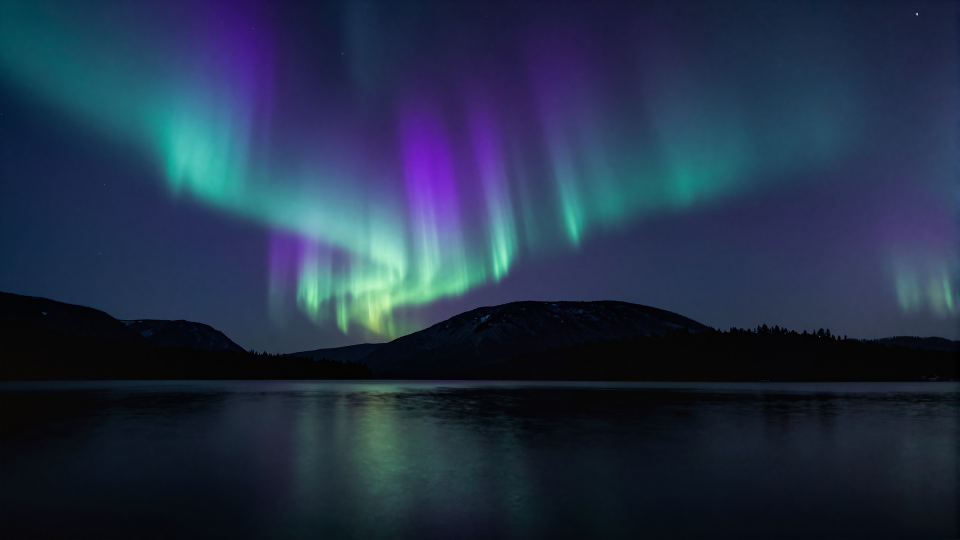
#> input picture archiso/airootfs/usr/share/wallpapers/HoltOS-Neon-Aurora/contents/images/1920x1080.jpg, 1920 x 1080 px (shown at 1/2 size)
$ python color_grade.py ../../archiso/airootfs/usr/share/wallpapers/HoltOS-Neon-Aurora/contents/images/1920x1080.jpg out.png
#> lines starting #> are read from the running program, lines starting #| are printed output that depends on the picture; after the words box and inside, x2 and y2 are one past the last pixel; in counts of white or black regions, pixels touching at a corner belong together
"""Deterministic colour-grade for neon wallpaper recolours.

Rebalances an already-rendered wallpaper so all five brand neon colours are
present, preserving composition and luminance.

    python color_grade.py input.png output.png

Brand palette (hex → HSV hue in degrees):
  purple #B14DFF → 274   magenta #FF4FD8 → 313   electric blue #4F7BFF → 225
  teal #28E0C8 → 172     lime #C6FF3D → 78       ground #0D0B12 (near-black)
"""

from __future__ import annotations

import argparse
from pathlib import Path

import numpy as np
from PIL import Image


# ── HSV helpers (pure numpy, no external deps) ───────────────────────────────


def rgb_to_hsv(rgb: np.ndarray) -> tuple[np.ndarray, np.ndarray, np.ndarray]:
    """Convert RGB [0,1] float32 array of shape (H,W,3) to (H,S,V).

    Hue is returned in [0, 1] where 1.0 == 360 degrees.
    """
    r, g, b = rgb[:, :, 0], rgb[:, :, 1], rgb[:, :, 2]
    cmax = np.maximum(np.maximum(r, g), b)
    cmin = np.minimum(np.minimum(r, g), b)
    delta = cmax - cmin

    # Value
    v = cmax

    # Saturation
    s = np.where(cmax == 0.0, 0.0, delta / cmax)

    # Hue (in [0,1])
    h = np.zeros_like(delta)
    mask_r = (cmax == r) & (delta > 0)
    mask_g = (cmax == g) & (delta > 0)
    mask_b = (cmax == b) & (delta > 0)

    h[mask_r] = ((g[mask_r] - b[mask_r]) / delta[mask_r]) % 6.0
    h[mask_g] = ((b[mask_g] - r[mask_g]) / delta[mask_g]) + 2.0
    h[mask_b] = ((r[mask_b] - g[mask_b]) / delta[mask_b]) + 4.0

    h = (h / 6.0) % 1.0
    return h, s, v


def hsv_to_rgb(h: np.ndarray, s: np.ndarray, v: np.ndarray) -> np.ndarray:
    """Convert H,S,V arrays to RGB [0,1] float32 array of shape (H,W,3).

    Hue must be in [0, 1] where 1.0 == 360 degrees.
    """
    c = v * s
    h6 = h * 6.0
    x = c * (1.0 - np.abs((h6 % 2.0) - 1.0))

    r = np.zeros_like(h)
    g = np.zeros_like(h)
    b = np.zeros_like(h)

    m0 = (h6 >= 0.0) & (h6 < 1.0)
    m1 = (h6 >= 1.0) & (h6 < 2.0)
    m2 = (h6 >= 2.0) & (h6 < 3.0)
    m3 = (h6 >= 3.0) & (h6 < 4.0)
    m4 = (h6 >= 4.0) & (h6 < 5.0)
    m5 = (h6 >= 5.0) & (h6 < 6.0)

    r[m0] = c[m0]; g[m0] = x[m0]
    r[m1] = x[m1]; g[m1] = c[m1]
    g[m2] = c[m2]; b[m2] = x[m2]
    g[m3] = x[m3]; b[m3] = c[m3]
    r[m4] = x[m4]; b[m4] = c[m4]
    r[m5] = c[m5]; b[m5] = x[m5]

    m = v - c
    return np.stack([r + m, g + m, b + m], axis=-1)


# ── Grade pipeline ───────────────────────────────────────────────────────────


def grade(input_path: str | Path, output_path: str | Path) -> None:
    """Colour-grade a single wallpaper PNG in-place."""
    input_path = Path(input_path)
    output_path = Path(output_path)

    img = Image.open(input_path)
    arr = np.asarray(img.convert("RGB"), dtype=np.float32)

    # Normalise to [0,1] based on original bit depth
    if img.mode == "I;16" or (hasattr(img, "bitdepth") and img.bitdepth == 16):
        arr = arr / 65535.0
    else:
        # Check the raw dtype before convert("RGB") by re-opening
        raw = Image.open(input_path)
        if np.asarray(raw).dtype == np.uint16:
            arr = arr / 65535.0
        else:
            arr = arr / 255.0

    h, s, v = rgb_to_hsv(arr)

    # Glow mask
    glow = (s >= 0.20) & (v >= 0.25)

    # ── Glow pixels ────────────────────────────────────────────────────────

    # 1. Hue remap (monotonic interpolation)
    hdeg = np.copy(h) * 360.0
    xp = np.array([0, 150, 195, 245, 260, 285, 340, 360], dtype=np.float64)
    fp = np.array([150, 150, 195, 245, 260, 315, 318, 360], dtype=np.float64)
    hdeg[glow] = np.interp(hdeg[glow], xp, fp)
    hdeg = np.mod(hdeg, 360.0)
    h = hdeg / 360.0

    # 2. Lime spark – scattered subset of very bright glow pixels
    bright_glow = glow & (v >= np.percentile(v[glow], 95.0))
    ys, xs = np.indices(bright_glow.shape)
    spark_mask = bright_glow & ((ys + xs) % 2 == 0)
    h[spark_mask] = 78.0 / 360.0
    s[spark_mask] = np.maximum(s[spark_mask], 0.90)

    # 3. Saturation boost for glow
    s[glow] = np.clip(s[glow] * 1.18, 0.0, 1.0)

    # ── Non-glow pixels ────────────────────────────────────────────────────
    s[~glow] = s[~glow] * 0.85

    # V is preserved everywhere (no changes made to v).

    rgb_out = hsv_to_rgb(h, s, v)
    rgb_out = np.clip(rgb_out, 0.0, 1.0)
    out_img = Image.fromarray(np.rint(rgb_out * 255.0).astype(np.uint8))
    out_img.save(str(output_path), "PNG")


# ── CLI entry point ──────────────────────────────────────────────────────────


def main() -> None:
    """Parse arguments and run the colour-grade."""
    parser = argparse.ArgumentParser(
        description="Deterministic neon colour-grade for HoltOS wallpapers"
    )
    parser.add_argument("input", help="Input wallpaper PNG")
    parser.add_argument("output", help="Output graded PNG")
    args = parser.parse_args()

    grade(args.input, args.output)
#> in grade, img is the input picture: PIL image 1920x1080 RGB; mean R, G, B 33.9, 48.3, 71.4
#> in rgb_to_hsv, `mask_r = (cmax == r) & (delta > 0)`:
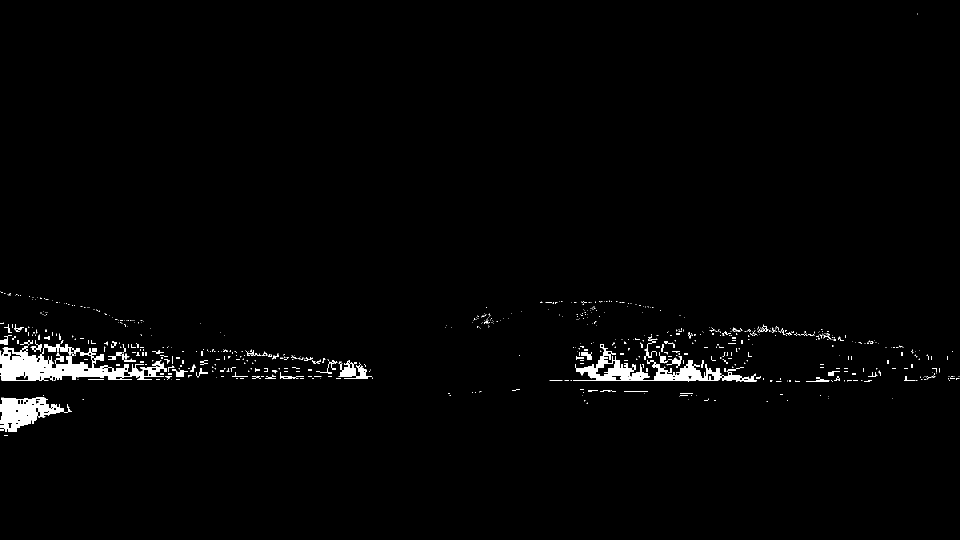
#> mask_r: shape (1080, 1920) bool (shown at 1/2 size); 1.6% white; 778 white regions (666 under 20 px), largest, box (x1, y1, x2, y2) and area: (0, 688, 330, 761) 11393, (1146, 688, 1514, 763) 7231, (0, 795, 144, 864) 5154
#> in rgb_to_hsv, `mask_g = (cmax == g) & (delta > 0)`: mask_g: shape (1080, 1920) bool; 5% white; 1084 white regions (915 under 20 px), largest, box (x1, y1, x2, y2) and area: (595, 448, 1032, 685) 47159, (697, 768, 852, 988) 23844, (316, 240, 478, 399) 13949
#> in rgb_to_hsv, `mask_b = (cmax == b) & (delta > 0)`: mask_b: shape (1080, 1920) bool; 90.2% white; 521 black regions (488 under 20 px), largest, box (x1, y1, x2, y2) and area: (1139, 654, 1920, 763) 52640, (0, 637, 747, 762) 49248, (595, 452, 1031, 685) 46208
#> in rgb_to_hsv, `h[mask_g] = ((b[mask_g] - r[mask_g]) / delta[mask_g]) + 2.0`: h: shape (1080, 1920) float32; min 0, max 5.9, mean 0.158
#> in grade, `glow = (s >= 0.20) & (v >= 0.25)`:
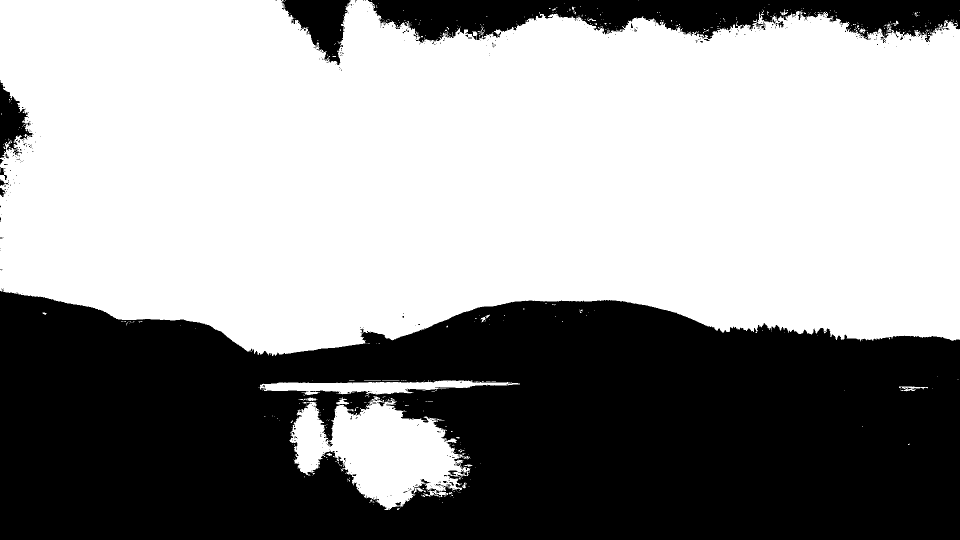
#> glow: shape (1080, 1920) bool (shown at 1/2 size); 58.7% white; 462 black regions (438 under 20 px), largest, box (x1, y1, x2, y2) and area: (0, 582, 1920, 1080) 777793, (736, 0, 1920, 86) 61788, (564, 0, 701, 130) 9394
#> in grade, `hdeg[glow] = np.interp(hdeg[glow], xp, fp)`: hdeg: shape (1080, 1920) float32; min 0, max 354, mean 208.6
#> in grade, `bright_glow = glow & (v >= np.percentile(v[glow], 95.0))`: bright_glow: shape (1080, 1920) bool; 3% white; 54 white regions (43 under 20 px), largest, box (x1, y1, x2, y2) and area: (594, 285, 938, 655) 52317, (344, 265, 445, 376) 6904, (987, 421, 1021, 554) 2405
#> in grade, `spark_mask = bright_glow & ((ys + xs) % 2 == 0)`: spark_mask: shape (1080, 1920) bool; 1.5% white in thin lines or dots, all inside (x1, y1, x2, y2) = (344, 264, 1152, 655)
#> in grade, `h[spark_mask] = 78.0 / 360.0`:
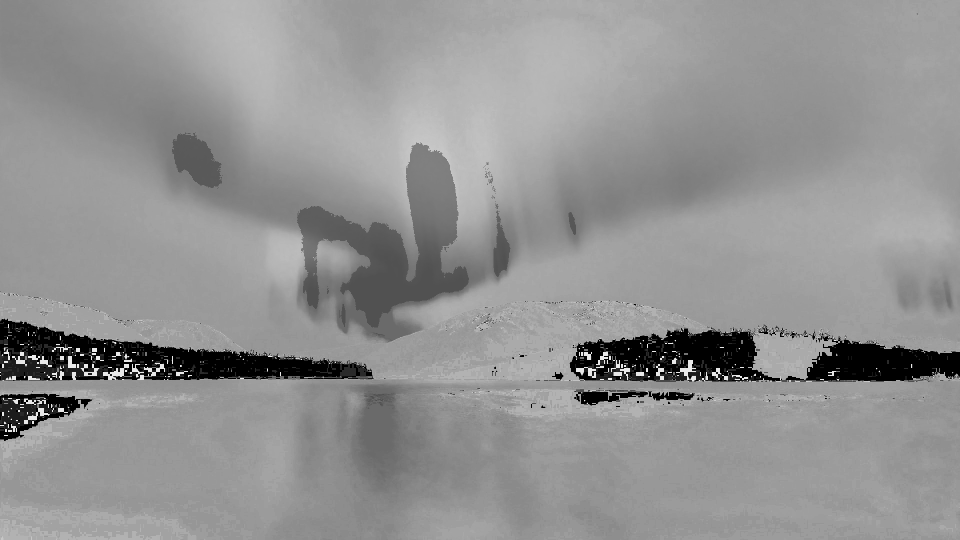
#> h: shape (1080, 1920) float32 (shown at 1/2 size); min 0, max 0.983, mean 0.574
#> in grade, `s[spark_mask] = np.maximum(s[spark_mask], 0.90)`:
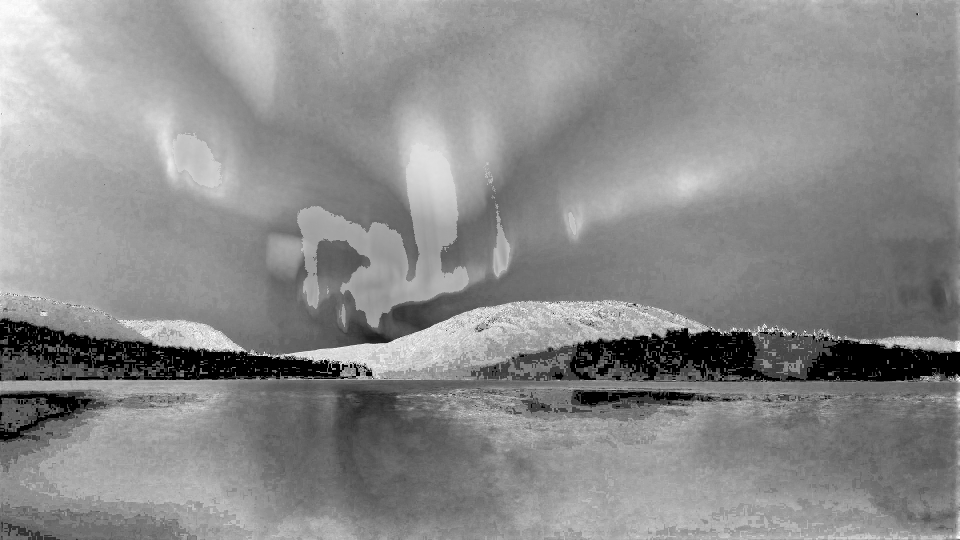
#> s: shape (1080, 1920) float32 (shown at 1/2 size); min 0, max 1, mean 0.545
#> in grade, `s[~glow] = s[~glow] * 0.85`:
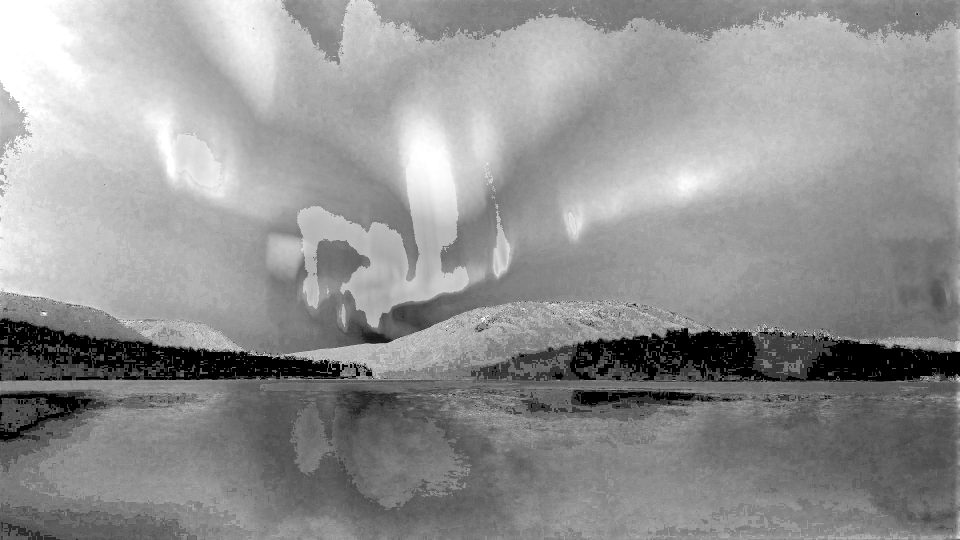
#> s: shape (1080, 1920) float32 (shown at 1/2 size); min 0, max 1, mean 0.573
#> in hsv_to_rgb, `m0 = (h6 >= 0.0) & (h6 < 1.0)`: m0: shape (1080, 1920) bool; 4.5% white; 480 white regions (454 under 20 px), largest, box (x1, y1, x2, y2) and area: (0, 637, 747, 762) 37217, (1139, 656, 1575, 763) 26016, (1592, 674, 1920, 763) 17839
#> in hsv_to_rgb, `m1 = (h6 >= 1.0) & (h6 < 2.0)`: m1: shape (1080, 1920) bool; 2% white in thin lines or dots, all inside (x1, y1, x2, y2) = (0, 27, 1918, 862)
#> in hsv_to_rgb, `m2 = (h6 >= 2.0) & (h6 < 3.0)`: m2: shape (1080, 1920) bool; 3.3% white; 589 white regions (571 under 20 px), largest, box (x1, y1, x2, y2) and area: (595, 452, 1031, 685) 31657, (699, 768, 852, 987) 22241, (319, 240, 477, 398) 9514
#> in hsv_to_rgb, `m3 = (h6 >= 3.0) & (h6 < 4.0)`:
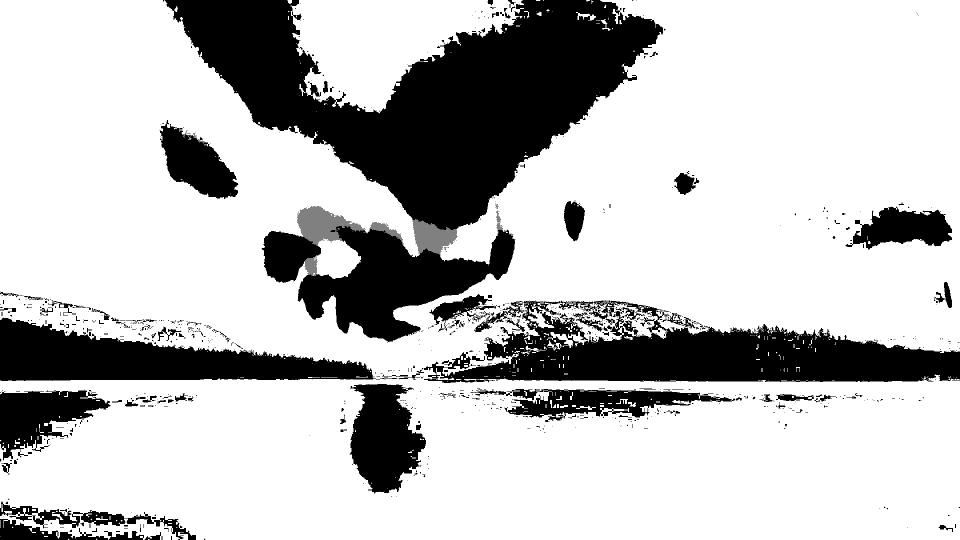
#> m3: shape (1080, 1920) bool (shown at 1/2 size); 75% white; 874 black regions (728 under 20 px), largest, box (x1, y1, x2, y2) and area: (329, 0, 1326, 685) 268331, (848, 601, 1920, 766) 90190, (0, 635, 752, 762) 51008
#> in hsv_to_rgb, `m4 = (h6 >= 4.0) & (h6 < 5.0)`: m4: shape (1080, 1920) bool; 14.5% white; 1391 white regions (1206 under 20 px), largest, box (x1, y1, x2, y2) and area: (329, 0, 1326, 460) 201526, (848, 601, 1176, 766) 19608, (1691, 413, 1904, 499) 10849
#> in hsv_to_rgb, `m5 = (h6 >= 5.0) & (h6 < 6.0)`: m5: shape (1080, 1920) bool; 0.54% white; 682 white regions (607 under 20 px), largest, box (x1, y1, x2, y2) and area: (206, 728, 264, 760) 620, (1352, 720, 1392, 762) 570, (48, 800, 100, 848) 561
#> in hsv_to_rgb, `r[m1] = x[m1]`: r: shape (1080, 1920) float32; min 0, max 0.673, mean 0.00829
#> in hsv_to_rgb, `r[m4] = x[m4]`: r: shape (1080, 1920) float32; min 0, max 0.673, mean 0.0165
#> in hsv_to_rgb, `b[m4] = c[m4]`:
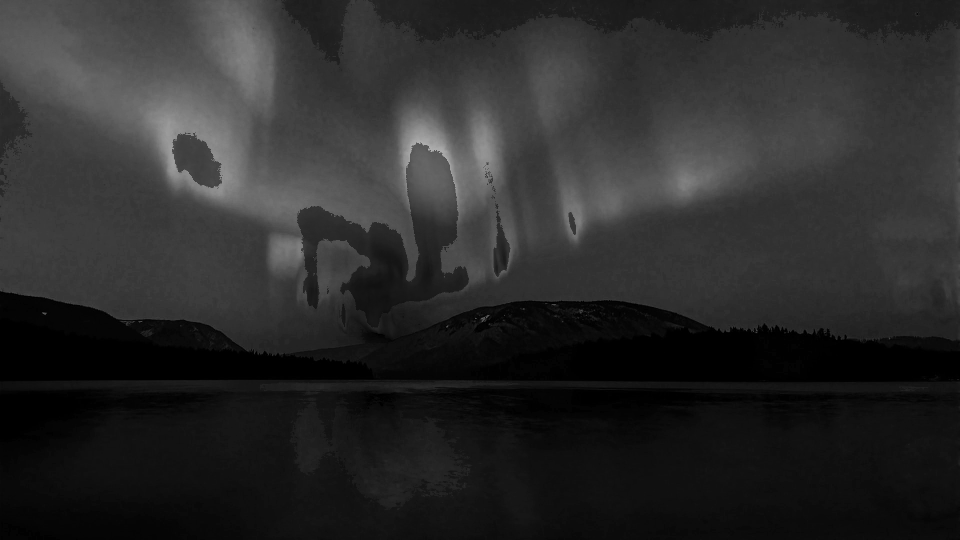
#> b: shape (1080, 1920) float32 (shown at 1/2 size); min 0, max 0.805, mean 0.168
#> in hsv_to_rgb, `r[m5] = c[m5]`: r: shape (1080, 1920) float32; min 0, max 0.673, mean 0.0166
#> in hsv_to_rgb, `b[m5] = x[m5]`: b: shape (1080, 1920) float32; 0.54% of pixels changed, all inside (x1, y1, x2, y2) = (0, 585, 1919, 872)


if __name__ == "__main__":
    main()
